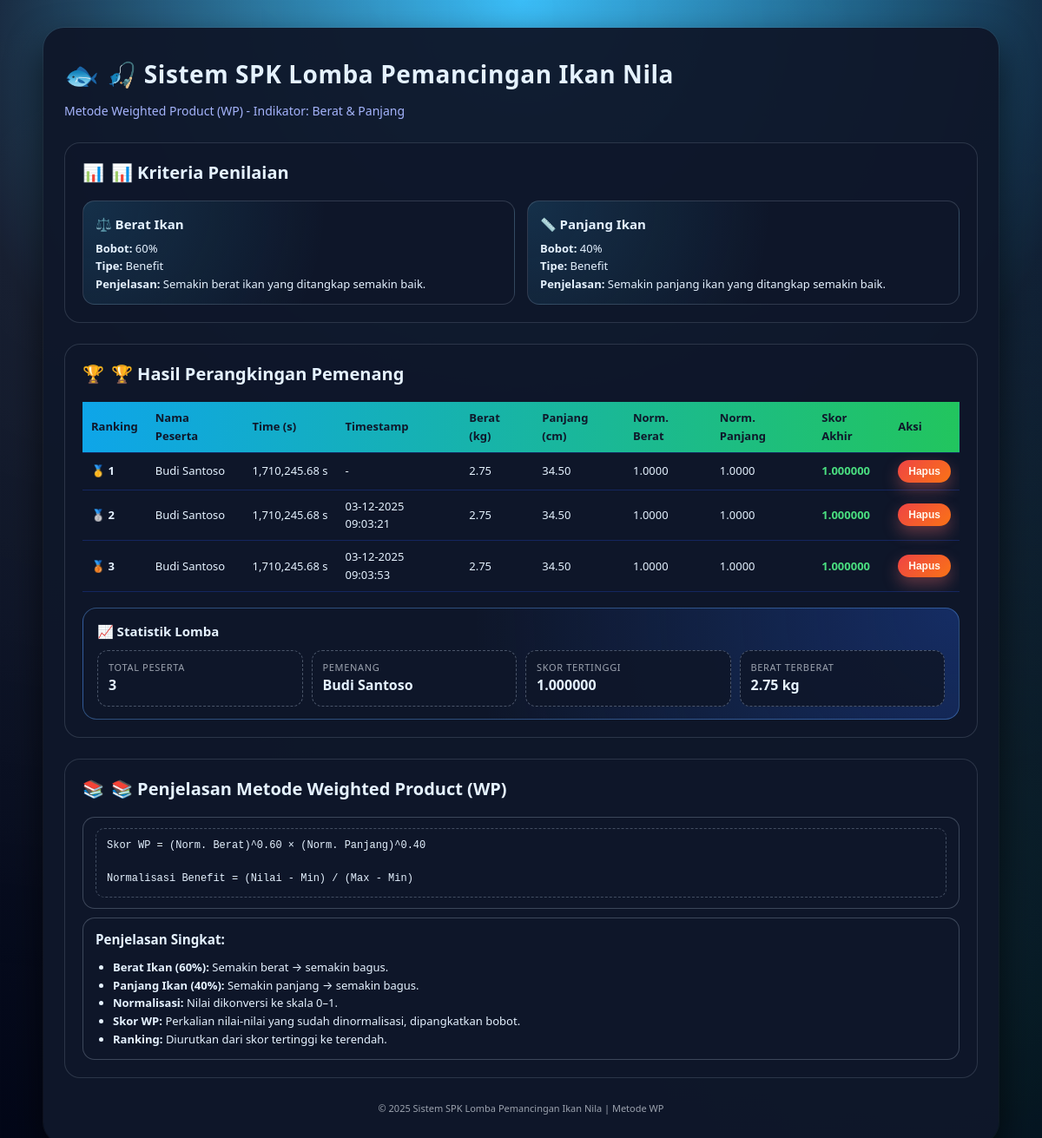
The page / on the database its author committed.
### tables this page shows
CREATE TABLE `data_ikan` (
  `id` int UNSIGNED NOT NULL,
  `nama_peserta` varchar(100) NOT NULL,
  `timestamp` timestamp NULL DEFAULT NULL,
  `berat` decimal(10,2) NOT NULL,
  `panjang` decimal(10,2) DEFAULT NULL,
  `time` varchar(225) NOT NULL
);

### process.php (called while the page is built, shortened)
<?php
class SPK_Ikan
{
    private $pdo;
    private $bobot_berat   = 0.60;
    private $bobot_panjang = 0.40;
    public function __construct(PDO $pdo)
    {
        $this->pdo = $pdo;
    }
    private function get_all_data()
    {
        $sql = "SELECT id, nama_peserta, `timestamp`, `time`, berat, panjang
                FROM data_ikan";
        try {
            $stmt = $this->pdo->query($sql);
            $rows = $stmt->fetchAll();
            return $rows ?: [];
        } catch (PDOException $e) {
            return [];
        }
    }
    public function hitung_spk()
    {
        $rows = $this->get_all_data();
        $berat_list   = array_column($rows, 'berat');
        $panjang_list = array_column($rows, 'panjang');
        $min_berat   = min($berat_list);
        $max_berat   = max($berat_list);
        $min_panjang = min($panjang_list);
        $max_panjang = max($panjang_list);
        $range_berat   = $max_berat - $min_berat;
        $range_panjang = $max_panjang - $min_panjang;
        $hasil = [];
        foreach ($rows as $row) {
            $berat   = (float)$row['berat'];
            $panjang = (float)$row['panjang'];
            if ($range_berat == 0) {
                $norm_berat = 1;
            } else {
                $norm_berat = ($berat - $min_berat) / $range_berat;
            }
            if ($range_panjang == 0) {
                $norm_panjang = 1;
            } else {
                $norm_panjang = ($panjang - $min_panjang) / $range_panjang;
            }
            $epsilon          = 1e-9;
            $norm_berat_wp    = max($norm_berat, $epsilon);
            $norm_panjang_wp  = max($norm_panjang, $epsilon);
            $skor = pow($norm_berat_wp, $this->bobot_berat) *
                    pow($norm_panjang_wp, $this->bobot_panjang);
            $hasil[] = [
                'id'            => (int)$row['id'],
                'nama_peserta'  => $row['nama_peserta'],
                'time'          => $row['time'],
                'timestamp'     => $row['timestamp'],
                'berat_kg'      => $berat,
                'panjang_cm'    => $panjang,
                'norm_berat'    => $norm_berat,
                'norm_panjang'  => $norm_panjang,
                'skor_akhir'    => $skor,
            ];
        }
        usort($hasil, function ($a, $b) {
            if ($a['skor_akhir'] == $b['skor_akhir']) return 0;
            return ($a['skor_akhir'] < $b['skor_akhir']) ? 1 : -1;
        });
        return $hasil;
    }
}

### Index.php (the view, shortened to what this page needs)
<?php
require_once __DIR__ . '/env_db.php';
require_once __DIR__ . '/process.php';
$spk = new SPK_Ikan($pdo);
$hasil_spk = $spk->hitung_spk();
?>
<!DOCTYPE html>
<html lang="id">
<head>
    <link rel="stylesheet" href="assets/css/style.css">
</head>
<body>
<div class="container">
    <header>
        <h1>🎣 Sistem SPK Lomba Pemancingan Ikan Nila</h1>
        <p>Metode Weighted Product (WP) - Indikator: Berat & Panjang</p>
    </header>
    <section class="info-section">
        <h2>📊 Kriteria Penilaian</h2>
        <div class="kriteria-grid">
            <div class="kriteria-card">
                <h3>⚖️ Berat Ikan</h3>
                <p><strong>Bobot:</strong> 60%</p>
                <p><strong>Tipe:</strong> Benefit</p>
                <p><strong>Penjelasan:</strong> Semakin berat ikan yang ditangkap semakin baik.</p>
            </div>
            <div class="kriteria-card">
                <h3>📏 Panjang Ikan</h3>
                <p><strong>Bobot:</strong> 40%</p>
                <p><strong>Tipe:</strong> Benefit</p>
                <p><strong>Penjelasan:</strong> Semakin panjang ikan yang ditangkap semakin baik.</p>
            </div>
        </div>
    </section>
    <section class="results-section">
        <h2>🏆 Hasil Perangkingan Pemenang</h2>
        <?php if ($hasil_spk && count($hasil_spk) > 0): ?>
            <div class="table-responsive">
                <table class="results-table">
                    <thead>
                    <tr>
                    <th>Ranking</th>
                    <th>Nama Peserta</th>
                    <th>Time (s)</th>
                    <th>Timestamp</th>
                    <th>Berat (kg)</th>
                    <th>Panjang (cm)</th>
                    <th>Norm. Berat</th>
                    <th>Norm. Panjang</th>
                    <th>Skor Akhir</th>
                    <th>Aksi</th>
                    </tr>
                    </thead>
                    <tbody>
                    <?php foreach ($hasil_spk as $rank => $data): ?>
                        <tr class="<?php
                            echo $rank === 0 ? 'rank-1' :
                                ($rank === 1 ? 'rank-2' :
                                    ($rank === 2 ? 'rank-3' : ''));
                        ?>">
                            <td class="ranking">
                                <?php
                                if ($rank === 0) echo "🥇 1";
                                elseif ($rank === 1) echo "🥈 2";
                                elseif ($rank === 2) echo "🥉 3";
                                else echo "#" . ($rank + 1);
                                ?>
                            </td>
                            <td><?php echo htmlspecialchars($data['nama_peserta']); ?></td>
                                <?php
                                    $timeDisplay = '-';
                                    if (!empty($data['time'])) {
                                        $timeSeconds = $data['time'] / 1000;
                                        $timeDisplay = number_format($timeSeconds, 2) . ' s';
                                    }
                                    $timestampDisplay = '-';
                                    if (!empty($data['timestamp'])) {
                                        try {
                                            $dt = new DateTime($data['timestamp']);
                                            $timestampDisplay = $dt->format('d-m-Y H:i:s');
                                        } catch (Exception $e) {
                                            $timestampDisplay = $data['timestamp'];
                                        }
                                    }
                                ?>
                                <td><?php echo htmlspecialchars($timeDisplay); ?></td>
                                <td><?php echo htmlspecialchars($timestampDisplay); ?></td>
                                <td><?php echo number_format($data['berat_kg'], 2); ?></td>
                                <td><?php echo number_format($data['panjang_cm'], 2); ?></td>
                                <td><?php echo number_format($data['norm_berat'], 4); ?></td>
                                <td><?php echo number_format($data['norm_panjang'], 4); ?></td>
                                <td class="skor-akhir"><?php echo number_format($data['skor_akhir'], 6); ?></td>
                                <td>
                                    <form method="POST" style="display: inline;">
                                        <button type="submit"
                                                class="btn btn-danger btn-small"
                                                onclick="return confirm('Yakin ingin menghapus data ini?')">
                                            Hapus
                                        </button>
                                    </form>
                                </td>
                        </tr>
                    <?php endforeach; ?>
                    </tbody>
                </table>
            </div>
            <div class="stats-box">
                <h3>📈 Statistik Lomba</h3>
                <div class="stats-grid">
                    <div class="stat-item">
                        <p class="stat-label">Total Peserta</p>
                        <p class="stat-value"><?php echo count($hasil_spk); ?></p>
                    </div>
                    <div class="stat-item">
                        <p class="stat-label">Pemenang</p>
                        <p class="stat-value"><?php echo htmlspecialchars($hasil_spk[0]['nama_peserta']); ?></p>
                    </div>
                    <div class="stat-item">
                        <p class="stat-label">Skor Tertinggi</p>
                        <p class="stat-value"><?php echo number_format($hasil_spk[0]['skor_akhir'], 6); ?></p>
                    </div>
                    <div class="stat-item">
                        <p class="stat-label">Berat Terberat</p>
                        <p class="stat-value">
                            <?php
                            $berat_max = max(array_column($hasil_spk, 'berat_kg'));
                            echo number_format($berat_max, 2) . ' kg';
                            ?>
                        </p>
                    </div>
                </div>
            </div>
        <?php else: ?>
            <p style="text-align: center; color: #999; padding: 40px;">
                Belum ada data peserta. Mulai input data hasil tangkapan!
            </p>
        <?php endif; ?>
    </section>
    <section class="explanation-section">
        <h2>📚 Penjelasan Metode Weighted Product (WP)</h2>
        <div class="explanation-box">
<pre>
Skor WP = (Norm. Berat)^0.60 × (Norm. Panjang)^0.40
Normalisasi Benefit = (Nilai - Min) / (Max - Min)
</pre>
        </div>
        <div class="explanation-box">
            <h3>Penjelasan Singkat:</h3>
            <ul style="margin-left: 20px; margin-top: 10px;">
                <li><strong>Berat Ikan (60%):</strong> Semakin berat → semakin bagus.</li>
                <li><strong>Panjang Ikan (40%):</strong> Semakin panjang → semakin bagus.</li>
                <li><strong>Normalisasi:</strong> Nilai dikonversi ke skala 0–1.</li>
                <li><strong>Skor WP:</strong> Perkalian nilai-nilai yang sudah dinormalisasi, dipangkatkan bobot.</li>
                <li><strong>Ranking:</strong> Diurutkan dari skor tertinggi ke terendah.</li>
            </ul>
        </div>
    </section>
    <footer>
        <p>&copy; 2025 Sistem SPK Lomba Pemancingan Ikan Nila | Metode WP</p>
    </footer>
</div>
</body>
</html>

### assets/css/style.css (style rules this page uses)
* { box-sizing: border-box; margin: 0; padding: 0; }
body { font-family: system-ui, -apple-system, BlinkMacSystemFont, "Segoe UI", sans-serif; background: radial-gradient(circle at top, #38bdf8 0, #0f172a 45%, #020617 100%); color: #e5f2ff; line-height: 1.6; }
body::before { content: ""; position: fixed; inset: 0; background-image: radial-gradient(circle at 10% 20%, rgba(255,255,255,0.08) 0, transparent 60%), radial-gradient(circle at 80% 0%, rgba(56,189,248,0.15) 0, transparent 55%), radial-gradient(circle at 90% 80%, rgba(52,211,153,0.18) 0, transparent 60%); opacity: 0.6; z-index: -1; }
.container { max-width: 1100px; margin: 32px auto; padding: 28px 24px 32px; background: rgba(15, 23, 42, 0.96); border-radius: 24px; box-shadow: 0 18px 40px rgba(0,0,0,0.65), 0 0 0 1px rgba(148, 163, 184, 0.12); }
header { display: flex; flex-direction: column; gap: 6px; margin-bottom: 24px; }
header h1 { display: flex; align-items: center; gap: 8px; font-size: 28px; letter-spacing: 0.02em; }
header h1::before { content: "🐟"; font-size: 32px; }
header p { font-size: 14px; color: #a5b4fc; }
section { margin-top: 24px; padding: 18px 20px 20px; background: rgba(15, 23, 42, 0.8); border-radius: 18px; border: 1px solid rgba(148, 163, 184, 0.22); }
section h2 { display: flex; align-items: center; gap: 8px; font-size: 20px; margin-bottom: 16px; }
.info-section h2::before { content: "📊"; }
.results-section h2::before { content: "🏆"; }
.explanation-section h2::before { content: "📚"; }
.btn { display: inline-flex; align-items: center; justify-content: center; gap: 6px; border-radius: 999px; padding: 8px 18px; font-size: 14px; font-weight: 600; border: none; cursor: pointer; text-decoration: none; transition: transform 0.12s ease, box-shadow 0.12s ease, background 0.12s ease; }
.btn-danger { background: linear-gradient(135deg, #ef4444, #f97316); color: #fff7ed; box-shadow: 0 8px 18px rgba(248, 113, 113, 0.35); }
.btn-small { padding: 6px 12px; font-size: 12px; }
.kriteria-grid { display: grid; grid-template-columns: repeat(auto-fit, minmax(220px, 1fr)); gap: 14px; }
.kriteria-card { padding: 14px 14px 12px; border-radius: 14px; background: radial-gradient(circle at top left, rgba(56,189,248,0.16), transparent 55%), rgba(15, 23, 42, 0.9); border: 1px solid rgba(148, 163, 184, 0.25); }
.kriteria-card h3 { margin-bottom: 6px; font-size: 15px; }
.kriteria-card p { font-size: 13px; }
.table-responsive { width: 100%; margin-top: 10px; overflow-x: auto; }
.results-table { width: 100%; border-collapse: collapse; font-size: 13px; min-width: 760px; }
.results-table thead { background: linear-gradient(90deg, #0ea5e9, #22c55e); color: #0f172a; }
.results-table th, .results-table td { padding: 8px 10px; text-align: left; border-bottom: 1px solid rgba(30, 64, 175, 0.4); }
.results-table tbody tr { background: rgba(15, 23, 42, 0.9); transition: background 0.16s ease, transform 0.05s ease; }
.ranking { font-weight: 700; white-space: nowrap; }
.rank-1 { background: linear-gradient(90deg, rgba(250, 204, 21, 0.12), transparent); }
.rank-2 { background: linear-gradient(90deg, rgba(148, 163, 184, 0.18), transparent); }
.rank-3 { background: linear-gradient(90deg, rgba(244, 114, 182, 0.18), transparent); }
.skor-akhir { font-weight: 700; color: #4ade80; }
.stats-box { margin-top: 18px; padding: 14px 16px; border-radius: 16px; background: radial-gradient(circle at top right, rgba(37, 99, 235, 0.3), transparent 55%), rgba(15, 23, 42, 0.95); border: 1px solid rgba(96, 165, 250, 0.4); }
.stats-box h3 { font-size: 15px; margin-bottom: 10px; }
.stats-grid { display: grid; grid-template-columns: repeat(auto-fit, minmax(160px, 1fr)); gap: 10px; }
.stat-item { padding: 10px 12px; border-radius: 12px; background: rgba(15, 23, 42, 0.9); border: 1px dashed rgba(148, 163, 184, 0.45); }
.stat-label { font-size: 11px; text-transform: uppercase; letter-spacing: 0.06em; color: #9ca3af; }
.stat-value { font-size: 16px; font-weight: 700; }
.explanation-box { margin-top: 10px; padding: 12px 14px; border-radius: 14px; background: rgba(15, 23, 42, 0.9); border: 1px solid rgba(148, 163, 184, 0.35); font-size: 13px; }
.explanation-box pre { background: rgba(15, 23, 42, 0.9); padding: 10px 12px; border-radius: 10px; border: 1px dashed rgba(148, 163, 184, 0.4); font-size: 12px; white-space: pre-wrap; }
footer { margin-top: 26px; text-align: center; font-size: 11px; color: #9ca3af; }

### rows shown on the page
data_ikan: shows "🥇 1", nama_peserta "Budi Santoso", time "1,710,245.68 s", timestampDisplay "-", berat "2.75", panjang_cm "34.50", norm_berat "1.0000", norm_panjang "1.0000", skor_akhir "1.000000"
data_ikan: shows "🥈 2", nama_peserta "Budi Santoso", time "1,710,245.68 s", timestamp "03-12-2025 09:03:21", berat "2.75", panjang_cm "34.50", norm_berat "1.0000", norm_panjang "1.0000", skor_akhir "1.000000"
data_ikan: shows "🥉 3", nama_peserta "Budi Santoso", time "1,710,245.68 s", timestamp "03-12-2025 09:03:53", berat "2.75", panjang_cm "34.50", norm_berat "1.0000", norm_panjang "1.0000", skor_akhir "1.000000"

### other values the page prints
count($hasil_spk) "3"
$hasil_spk[0]['skor_akhir'] "1.000000"
$berat_max "2.75"
